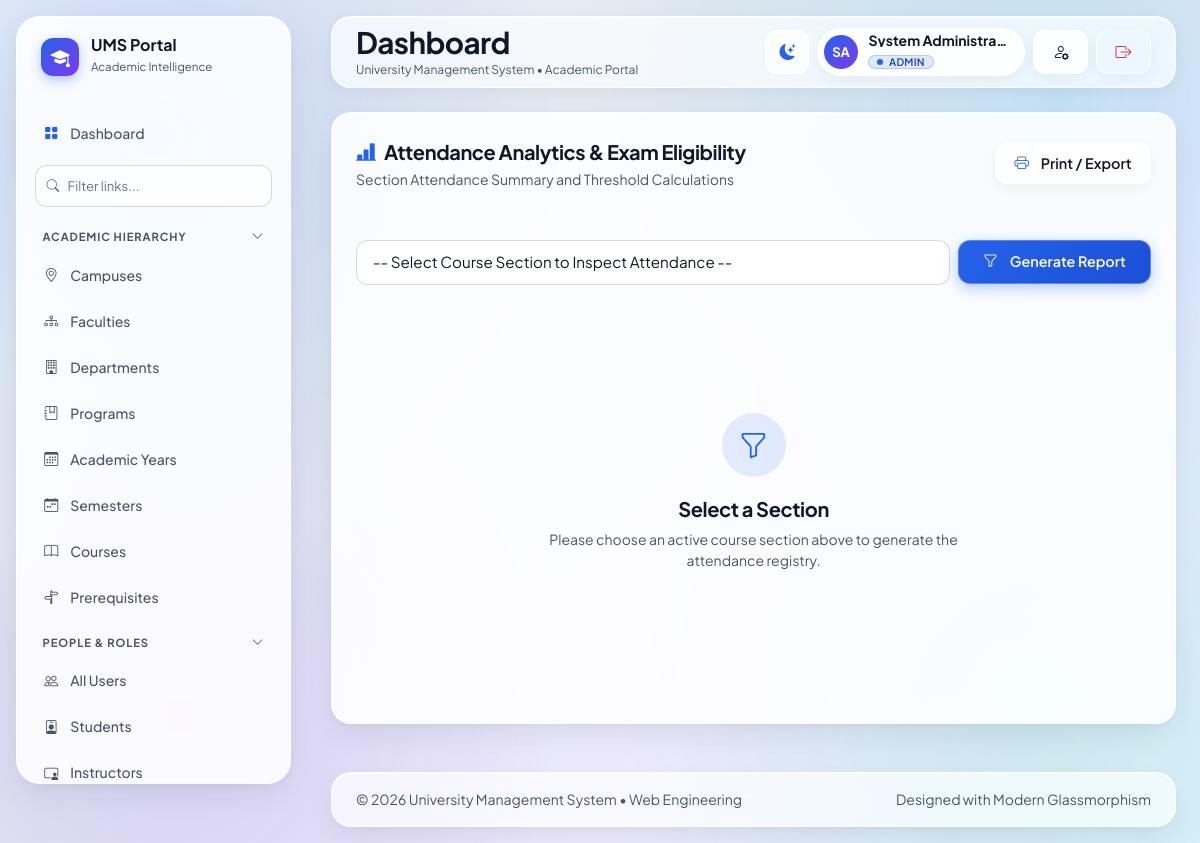
/reports/attendance (signed in), run on the app's committed database.
### app/models/auth.py (models this page shows, shortened)
class User(UserMixin, db.Model):
    __tablename__ = 'users'
    id = db.Column(db.Integer, primary_key=True)
    email = db.Column(db.String(120), unique=True, nullable=False, index=True)
    password_hash = db.Column(db.String(256), nullable=False)
    first_name = db.Column(db.String(64), nullable=False)
    last_name = db.Column(db.String(64), nullable=False)
    phone = db.Column(db.String(20), nullable=True)
    is_active = db.Column(db.Boolean, default=True, nullable=False)
    created_at = db.Column(db.DateTime, default=datetime.utcnow, nullable=False)
    updated_at = db.Column(db.DateTime, default=datetime.utcnow, onupdate=datetime.utcnow, nullable=False)
    roles = db.relationship('UserRole', back_populates='user', cascade='all, delete-orphan')
    student_profile = db.relationship('Student', back_populates='user', uselist=False, cascade='all, delete-orphan')
    instructor_profile = db.relationship('Instructor', back_populates='user', uselist=False, cascade='all, delete-orphan')
    staff_profile = db.relationship('Staff', back_populates='user', uselist=False, cascade='all, delete-orphan')
    announcements = db.relationship('Announcement', back_populates='author')
    notifications = db.relationship('Notification', back_populates='user', cascade='all, delete-orphan')
    audit_logs = db.relationship('AuditLog', back_populates='user')
    library_loans = db.relationship('LibraryLoan', back_populates='user')
    transport_assignments = db.relationship('TransportAssignment', back_populates='user')
    @property
    def full_name(self):
        return f"{self.first_name} {self.last_name}"
    def has_role(self, role_name):
        return any(ur.role.name.upper() == role_name.upper() for ur in self.roles if ur.role)
    def get_role_names(self):
        return [ur.role.name for ur in self.roles if ur.role]

class Role(db.Model):
    __tablename__ = 'roles'
    id = db.Column(db.Integer, primary_key=True)
    name = db.Column(db.String(50), unique=True, nullable=False, index=True)
    description = db.Column(db.String(255), nullable=True)
    users = db.relationship('UserRole', back_populates='role', cascade='all, delete-orphan')

### app/routes/reports.py (the view, shortened to what this page needs)
@reports_bp.route('/attendance')
@login_required
@admin_required
def attendance_report():
    section_id = request.args.get('section_id', type=int)
    sections = CourseSection.query.all()
    records = []
    summary = {}
    return render_template('reports/attendance.html', sections=sections, selected_section=section_id, records=records)

### app/models/auth.py (called while the page is built)
@login_manager.user_loader
def load_user(user_id):
    return User.query.get(int(user_id))

### app/templates/reports/attendance.html (shortened to what this page needs)
{% extends "base.html" %}
{% import "macros/ui.html" as ui %}
{% block content %}
<div class="glass-card glass-card-dense mb-4">
    <div class="p-3 p-md-4 border-bottom border-light border-opacity-25 d-flex flex-column flex-sm-row justify-content-between align-items-sm-center gap-3">
        <div>
            <div class="d-flex align-items-center gap-2">
                <i class="bi bi-bar-chart-line-fill text-indigo fs-5"></i>
                <h2 class="fs-5 fw-bold text-main mb-0">Attendance Analytics & Exam Eligibility</h2>
            </div>
            <small class="text-muted">Section Attendance Summary and Threshold Calculations</small>
        </div>
        <button class="btn btn-glass btn-sm" onclick="window.print()" aria-label="Print or Export Report" style="min-height: 40px; display: inline-flex; align-items: center;">
            <i class="bi bi-printer text-indigo me-1"></i> Print / Export
        </button>
    </div>
    <div class="p-3 p-md-4">
        <form method="GET" class="row g-2 mb-4" role="search">
            <div class="col-12 col-md-9">
                <select name="section_id" class="form-select glass-input" aria-label="Select Course Section to Inspect Attendance" required style="min-height: 44px;">
                    <option value="">-- Select Course Section to Inspect Attendance --</option>
                </select>
            </div>
            <div class="col-12 col-md-3">
                <button type="submit" class="btn btn-primary btn-sm w-100" style="min-height: 44px; display: inline-flex; align-items: center; justify-content: center;">
                    <i class="bi bi-funnel me-1"></i> Generate Report
                </button>
            </div>
        </form>
        {% if selected_section %}
        <div class="glass-table-container">
            <table class="glass-table glass-table-cards">
                <thead>
                    <tr>
                        <th scope="col">#</th>
                        <th scope="col">Reg Number</th>
                        <th scope="col">Student Name</th>
                        <th scope="col">Classes Conducted</th>
                        <th scope="col">Present Days</th>
                        <th scope="col" style="min-width: 140px;">Attendance %</th>
                        <th scope="col">Status</th>
                    </tr>
                </thead>
                <tbody>
                    {% for r in records %}
                    <tr>
                        <td data-label="#" class="text-muted">{{ loop.index }}</td>
                        <td data-label="Reg Number"><code class="text-indigo fw-bold">{{ r.student.registration_number if r.student else '-' }}</code></td>
                        <td data-label="Student Name" class="fw-semibold text-main">{{ r.student.user.full_name if r.student and r.student.user else '-' }}</td>
                        <td data-label="Classes Conducted">{{ r.total }}</td>
                        <td data-label="Present Days" class="fw-semibold">{{ r.presents }}</td>
                        <td data-label="Attendance %">
                            <div class="d-flex align-items-center gap-2">
                                <div class="progress flex-grow-1" style="height: 8px; background: rgba(148, 163, 184, 0.2); border-radius: 999px;">
                                    <div class="progress-bar {% if r.percentage >= 75 %}bg-success{% elif r.percentage >= 60 %}bg-warning{% else %}bg-danger{% endif %}" role="progressbar" style="width: {{ r.percentage }}%; border-radius: 999px;" aria-valuenow="{{ r.percentage }}" aria-valuemin="0" aria-valuemax="100"></div>
                                </div>
                                <span class="small fw-bold text-main">{{ r.percentage }}%</span>
                            </div>
                        </td>
                        <td data-label="Status">
                            {% if r.percentage >= 75 %}
                                <span class="glass-badge glass-badge-emerald"><i class="bi bi-check-circle me-1"></i>Eligible</span>
                            {% else %}
                                <span class="glass-badge glass-badge-rose"><i class="bi bi-exclamation-circle me-1"></i>Short Attendance</span>
                            {% endif %}
                        </td>
                    </tr>
                    {% else %}
                    <tr>
                        <td colspan="7" class="py-4">
                            {{ ui.empty_state(title="No Attendance Data", message="No student attendance records found for this section.", icon="bi-calendar-x") }}
                        </td>
                    </tr>
                    {% endfor %}
                </tbody>
            </table>
        </div>
        {% else %}
        <div class="py-5 text-center">
            {{ ui.empty_state(title="Select a Section", message="Please choose an active course section above to generate the attendance registry.", icon="bi-funnel") }}
        </div>
        {% endif %}
    </div>
</div>
{% endblock %}

### app/templates/partials/_topbar.html (shortened to what this page needs)
<nav class="glass-topbar topbar-wrapper px-2 py-2 px-md-4 py-md-2">
    <div class="d-flex align-items-center gap-2 gap-sm-3" style="min-width: 0;">
        <div style="min-width: 0;">
            <h1 class="fs-5 fw-bold mb-0 text-main text-truncate" style="font-size: var(--text-page-title) !important; max-width: clamp(120px, 32vw, 420px);" title="{{ title if title else 'Dashboard' }}">
                {{ title if title else 'Dashboard' }}
            </h1>
            <small class="text-muted d-none d-md-block text-truncate" style="font-size: 0.75rem;">
                {{ app_name }} &bull; Academic Portal
            </small>
        </div>
    </div>
    <div class="d-flex align-items-center gap-1 gap-sm-2 flex-shrink-0">
        <button type="button" class="theme-toggle-btn" id="themeToggleBtn" aria-label="Toggle theme" title="Toggle theme" style="min-width: 44px; min-height: 44px;">
            <i class="bi bi-moon-stars-fill text-indigo"></i>
        </button>
        {% if current_user.is_authenticated %}
            <a href="{{ url_for('auth.profile') }}" class="user-chip text-decoration-none" title="{{ current_user.full_name }} ({{ current_user.get_role_names() | join(', ') }})" aria-label="User Profile" style="min-height: 44px;">
                <div class="user-avatar-initials" style="width: 34px; height: 34px;">
                    {{ current_user.first_name[0] if current_user.first_name else 'U' }}{{ current_user.last_name[0] if current_user.last_name else '' }}
                </div>
                <div class="text-start me-1 d-none d-md-block" style="max-width: 140px;">
                    <span class="d-block fw-bold text-main lh-1 small text-truncate">{{ current_user.full_name }}</span>
                    <span class="status-badge status-indigo py-0 px-2 mt-1" style="font-size: 0.65rem;">
                        {{ current_user.get_role_names() | join(', ') }}
                    </span>
                </div>
            </a>
            <a href="{{ url_for('auth.profile') }}" class="btn btn-glass btn-sm d-none d-sm-inline-flex" title="User Profile & Settings" aria-label="User Profile" style="min-width: 44px; min-height: 44px;">
                <i class="bi bi-person-gear fs-6"></i>
            </a>
            <a href="{{ url_for('auth.logout') }}" class="btn btn-outline-glass btn-sm text-danger" title="Sign Out" aria-label="Sign Out" style="min-width: 44px; min-height: 44px;">
                <i class="bi bi-box-arrow-right fs-6"></i>
            </a>
        {% else %}
            <a href="{{ url_for('auth.login') }}" class="btn btn-primary btn-sm" style="min-height: 44px;">
                <i class="bi bi-box-arrow-in-right me-1"></i> Sign In
            </a>
        {% endif %}
    </div>
</nav>

### app/static/css/tokens.css (style rules this page uses)
:root { --font-sans: 'Plus Jakarta Sans', -apple-system, BlinkMacSystemFont, "Segoe UI", Roboto, "Helvetica Neue", Arial, sans-serif; --text-page-title: clamp(1.25rem, 1rem + 1.2vw, 1.85rem); --text-section-title: clamp(1.1rem, 0.95rem + 0.8vw, 1.45rem); --text-kpi-value: clamp(1.35rem, 1rem + 2cqi, 2.15rem); --text-body-base: 1rem; --text-body-sm: 0.875rem; --text-body-xs: 0.78rem; --space-layout-x: clamp(0.75rem, 0.5rem + 1vw, 1.75rem); --space-layout-y: clamp(0.75rem, 0.5rem + 1vw, 1.5rem); --space-card-p: clamp(1rem, 0.75rem + 0.8vw, 1.5rem); --touch-target-min: 44px; --safe-top: env(safe-area-inset-top, 0px); --safe-bottom: env(safe-area-inset-bottom, 0px); --safe-left: env(safe-area-inset-left, 0px); --safe-right: env(safe-area-inset-right, 0px); --glass-blur-default: 16px; --glass-blur-mobile: 8px; --layout-max-width: 1600px; --color-indigo: #2563EB; --color-indigo-hover: #1D4ED8; --color-violet: #7C3AED; --color-teal: #06B6D4; --color-rose: #F43F5E; --color-amber: #F59E0B; --color-emerald: #10B981; --radius-sm: 8px; --radius-md: 12px; --radius-lg: 20px; --radius-xl: 24px; --radius-full: 9999px; --transition-fast: 150ms ease; --transition-base: 200ms ease; --transition-slow: 300ms ease; --bg-gradient: linear-gradient(135deg, #F1F5F9 0%, #E2E8F0 35%, #EDE9FE 70%, #E0F2FE 100%); --bg-solid-fallback: #F1F5F9; --orbs-opacity: 0.75; --glass-bg: rgba(255, 255, 255, 0.70); --glass-bg-dense: rgba(255, 255, 255, 0.88); --glass-bg-subtle: rgba(255, 255, 255, 0.45); --glass-bg-hover: rgba(255, 255, 255, 0.92); --glass-bg-active: rgba(37, 99, 235, 0.12); --glass-border: 1px solid rgba(255, 255, 255, 0.85); --glass-border-subtle: 1px solid rgba(203, 213, 225, 0.55); --glass-border-strong: 1px solid rgba(255, 255, 255, 0.98); --glass-highlight: inset 0 1px 1px rgba(255, 255, 255, 0.85); --glass-shadow: 0 12px 32px -4px rgba(15, 23, 42, 0.08), 0 4px 12px -2px rgba(15, 23, 42, 0.04); --glass-shadow-hover: 0 20px 40px -6px rgba(37, 99, 235, 0.22); --glass-shadow-sm: 0 4px 14px rgba(15, 23, 42, 0.05); --text-main: #0F172A; --text-muted: #475569; --text-light: #64748B; --text-inverse: #FFFFFF; --input-bg: rgba(255, 255, 255, 0.85); --input-border: rgba(203, 213, 225, 0.85); --input-focus-border: var(--color-indigo); --input-focus-glow: 0 0 0 3px rgba(37, 99, 235, 0.22); --status-green-bg: rgba(16, 185, 129, 0.14); --status-green-text: #065F46; --status-amber-bg: rgba(245, 158, 11, 0.14); --status-amber-text: #92400E; --status-rose-bg: rgba(244, 63, 94, 0.14); --status-rose-text: #9F1239; --status-indigo-bg: rgba(37, 99, 235, 0.14); --status-indigo-text: #1E40AF; --status-teal-bg: rgba(6, 182, 212, 0.14); --status-teal-text: #0E7490; }
.text-indigo { color: var(--color-indigo) !important; }

### data on the page
User: first_name "S", last_name "A", full_name "System Administra…"
Role: get_role_names "ADMIN"

### other printed values
{{ title if title else 'Dashboard' }} "Dashboard"
{{ app_name }} "University Management System"
{{ title }} "Select a Section"
{{ message }} "Please choose an active course section above to generate the attendance registry."
